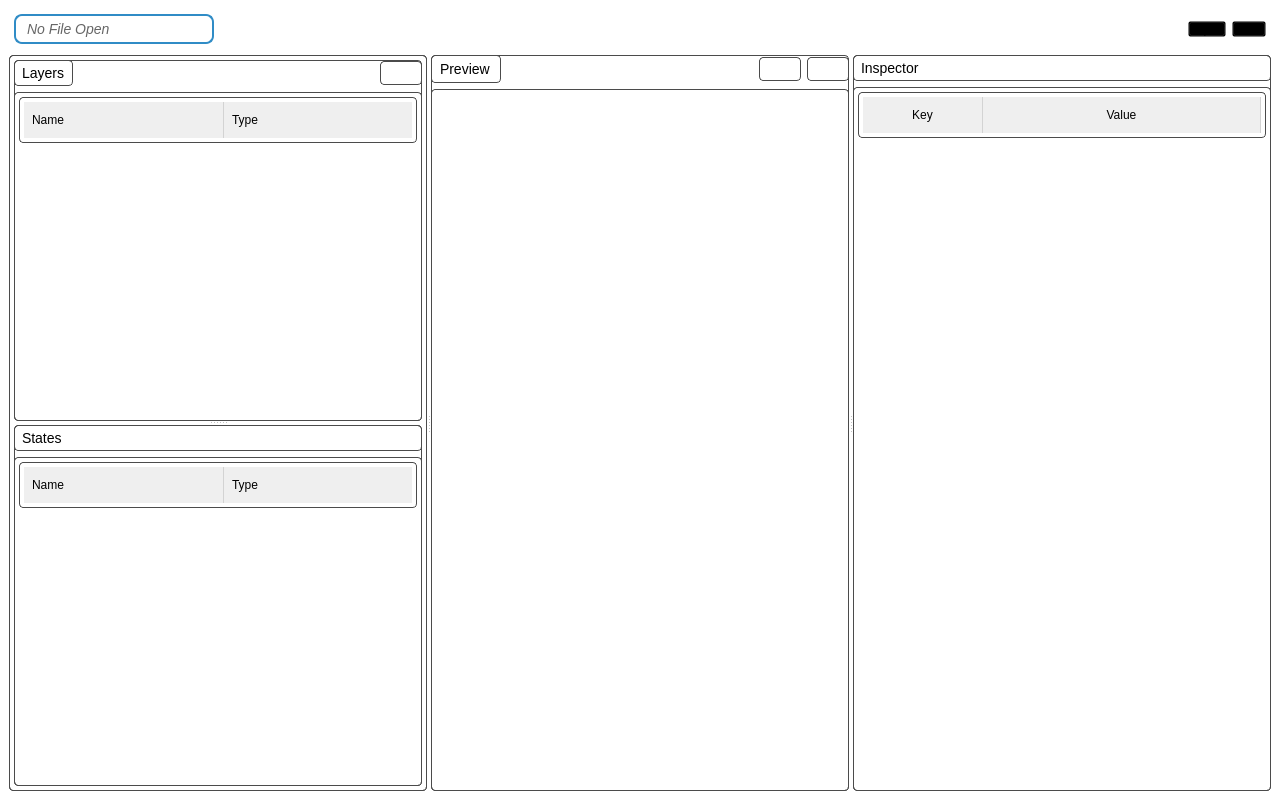
<?xml version="1.0" encoding="UTF-8"?>
<ui version="4.0">
 <class>OpenPoster</class>
 <widget class="QMainWindow" name="OpenPoster">
  <property name="geometry">
   <rect>
    <x>0</x>
    <y>0</y>
    <width>1280</width>
    <height>800</height>
   </rect>
  </property>
  <property name="sizePolicy">
   <sizepolicy hsizetype="Expanding" vsizetype="Expanding">
    <horstretch>0</horstretch>
    <verstretch>0</verstretch>
   </sizepolicy>
  </property>
  <property name="minimumSize">
   <size>
    <width>1280</width>
    <height>800</height>
   </size>
  </property>
  <property name="palette">
   <palette>
    <active>
     <colorrole role="WindowText">
      <brush brushstyle="SolidPattern">
       <color alpha="255">
        <red>255</red>
        <green>255</green>
        <blue>255</blue>
       </color>
      </brush>
     </colorrole>
     <colorrole role="Button">
      <brush brushstyle="SolidPattern">
       <color alpha="0">
        <red>0</red>
        <green>0</green>
        <blue>0</blue>
       </color>
      </brush>
     </colorrole>
     <colorrole role="Text">
      <brush brushstyle="SolidPattern">
       <color alpha="255">
        <red>255</red>
        <green>255</green>
        <blue>255</blue>
       </color>
      </brush>
     </colorrole>
     <colorrole role="ButtonText">
      <brush brushstyle="SolidPattern">
       <color alpha="255">
        <red>255</red>
        <green>255</green>
        <blue>255</blue>
       </color>
      </brush>
     </colorrole>
     <colorrole role="Base">
      <brush brushstyle="SolidPattern">
       <color alpha="0">
        <red>0</red>
        <green>0</green>
        <blue>0</blue>
       </color>
      </brush>
     </colorrole>
     <colorrole role="Window">
      <brush brushstyle="SolidPattern">
       <color alpha="0">
        <red>0</red>
        <green>0</green>
        <blue>0</blue>
       </color>
      </brush>
     </colorrole>
     <colorrole role="PlaceholderText">
      <brush brushstyle="SolidPattern">
       <color alpha="128">
        <red>255</red>
        <green>255</green>
        <blue>255</blue>
       </color>
      </brush>
     </colorrole>
    </active>
    <inactive>
     <colorrole role="WindowText">
      <brush brushstyle="SolidPattern">
       <color alpha="255">
        <red>255</red>
        <green>255</green>
        <blue>255</blue>
       </color>
      </brush>
     </colorrole>
     <colorrole role="Button">
      <brush brushstyle="SolidPattern">
       <color alpha="0">
        <red>0</red>
        <green>0</green>
        <blue>0</blue>
       </color>
      </brush>
     </colorrole>
     <colorrole role="Text">
      <brush brushstyle="SolidPattern">
       <color alpha="255">
        <red>255</red>
        <green>255</green>
        <blue>255</blue>
       </color>
      </brush>
     </colorrole>
     <colorrole role="ButtonText">
      <brush brushstyle="SolidPattern">
       <color alpha="255">
        <red>255</red>
        <green>255</green>
        <blue>255</blue>
       </color>
      </brush>
     </colorrole>
     <colorrole role="Base">
      <brush brushstyle="SolidPattern">
       <color alpha="0">
        <red>0</red>
        <green>0</green>
        <blue>0</blue>
       </color>
      </brush>
     </colorrole>
     <colorrole role="Window">
      <brush brushstyle="SolidPattern">
       <color alpha="0">
        <red>0</red>
        <green>0</green>
        <blue>0</blue>
       </color>
      </brush>
     </colorrole>
     <colorrole role="PlaceholderText">
      <brush brushstyle="SolidPattern">
       <color alpha="128">
        <red>255</red>
        <green>255</green>
        <blue>255</blue>
       </color>
      </brush>
     </colorrole>
    </inactive>
    <disabled>
     <colorrole role="WindowText">
      <brush brushstyle="SolidPattern">
       <color alpha="255">
        <red>255</red>
        <green>255</green>
        <blue>255</blue>
       </color>
      </brush>
     </colorrole>
     <colorrole role="Button">
      <brush brushstyle="SolidPattern">
       <color alpha="0">
        <red>0</red>
        <green>0</green>
        <blue>0</blue>
       </color>
      </brush>
     </colorrole>
     <colorrole role="Text">
      <brush brushstyle="SolidPattern">
       <color alpha="255">
        <red>255</red>
        <green>255</green>
        <blue>255</blue>
       </color>
      </brush>
     </colorrole>
     <colorrole role="ButtonText">
      <brush brushstyle="SolidPattern">
       <color alpha="255">
        <red>255</red>
        <green>255</green>
        <blue>255</blue>
       </color>
      </brush>
     </colorrole>
     <colorrole role="Base">
      <brush brushstyle="SolidPattern">
       <color alpha="0">
        <red>0</red>
        <green>0</green>
        <blue>0</blue>
       </color>
      </brush>
     </colorrole>
     <colorrole role="Window">
      <brush brushstyle="SolidPattern">
       <color alpha="0">
        <red>0</red>
        <green>0</green>
        <blue>0</blue>
       </color>
      </brush>
     </colorrole>
     <colorrole role="PlaceholderText">
      <brush brushstyle="SolidPattern">
       <color alpha="128">
        <red>255</red>
        <green>255</green>
        <blue>255</blue>
       </color>
      </brush>
     </colorrole>
    </disabled>
   </palette>
  </property>
  <property name="windowTitle">
   <string notr="true">OpenPoster</string>
  </property>
  <property name="styleSheet">
   <string notr="true">QWidget {
    color: palette(text);
    background-color: transparent;
	spacing: 0px;
}

QWidget:focus {
    outline: none;
}

QWidget [cls=central] {
    background-color: palette(base);
	border-radius: 0px;
	border: 1px solid palette(mid);
}

QLabel {
    font-size: 14px;
}

QToolButton {
    background-color: palette(button);
    border: none;
    color: palette(text);
    font-size: 14px;
	min-height: 35px;
	icon-size: 16px;
	padding-left: 10px;
	padding-right: 10px;
	border-radius: 8px;
}

QToolButton[cls=sidebarBtn] {
    background-color: transparent;
	icon-size: 24px;
}

QToolButton:pressed {
    background-color: palette(dark);
    color: palette(text);
}

QToolButton:checked {
    background-color: palette(highlight);
    color: palette(highlighted-text);
}

QCheckBox {
	spacing: 8px;
	font-size: 14px;
}

QRadioButton {
	spacing: 8px;
	font-size: 14px;
}

QLineEdit {
	border: none;
	background-color: transparent;
	color: palette(text);
	font-size: 14px;
}

QScrollBar:vertical {
    background: transparent;
    width: 8px;
}

QScrollBar:horizontal {
    background: transparent;
    height: 8px;
}

QScrollBar::handle {
    background: palette(mid);
    border-radius: 4px;
}

QScrollBar::handle:pressed {
    background: palette(dark);
}

QScrollBar::add-line,
QScrollBar::sub-line {
    background: none;
}

QScrollBar::add-page,
QScrollBar::sub-page {
    background: none;
}

QSlider::groove:horizontal {
    background-color: palette(mid);
    height: 4px;
	border-radius: 2px;
}

QSlider::handle:horizontal {
    background-color: palette(dark);
    width: 8px;
    margin: -8px 0;
    border-radius: 4px;
}

QSlider::handle:horizontal:pressed {
    background-color: palette(highlight);
}

QSlider::tick:horizontal {
    background-color: palette(dark);
    width: 1px;
}

QHeaderView::section {
    background-color: palette(button);
    color: palette(text);
    padding: 8px;
    border: none;
    border-right: 1px solid rgba(120, 120, 120, 60);
    border-bottom: none;
    height: 30px;
}

QTableView, QTreeView {
    border: none;
    selection-background-color: palette(highlight);
    selection-color: palette(highlighted-text);
}

QTreeView::item {
    min-height: 30px;
    padding: 2px;
}

QPushButton, QLabel[clickable=&quot;true&quot;] {
    border-radius: 6px;
    padding: 5px 10px;
}

QLabel[objectName=&quot;previewLabel&quot;] {
    font-size: 14px; 
    padding: 5px;
}

QPushButton[objectName=&quot;editButton&quot;] {
    border: none; 
    background-color: transparent;
}

QPushButton[objectName=&quot;editButton&quot;]:hover {
    background-color: rgba(128, 128, 128, 30);
    border-radius: 20px;
}

QPushButton[objectName=&quot;editButton&quot;]:checked {
    background-color: rgba(0, 120, 215, 50);
    border-radius: 20px;
}

QPushButton[objectName=&quot;playButton&quot;] {
    border: none; 
    background-color: transparent;
}

QPushButton[objectName=&quot;playButton&quot;]:hover {
    background-color: rgba(128, 128, 128, 50);
    border-radius: 20px;
}

QPushButton[objectName=&quot;settingsButton&quot;] {
    border: none; 
    background-color: transparent;
}

QPushButton[objectName=&quot;settingsButton&quot;]:hover {
    background-color: rgba(128, 128, 128, 30);
    border-radius: 20px;
}

QPushButton[objectName=&quot;exportButton&quot;] {
    border: 1px solid gray;
    border-radius: 8px;
    padding: 5px 10px;
}

QPushButton[objectName=&quot;exportButton&quot;]:hover {
    background-color: rgba(128, 128, 128, 30);
}

QTableWidget {
    border: none;
    background-color: transparent;
    gridline-color: transparent;
}

QTableWidget::item { 
    padding: 8px;
    min-height: 30px;
}

QTableWidget::item:first-column {
    border-right: 1px solid rgba(120, 120, 120, 60);
}
</string>
  </property>
  <widget class="QWidget" name="centralwidget">
   <property name="sizePolicy">
    <sizepolicy hsizetype="Expanding" vsizetype="Expanding">
     <horstretch>0</horstretch>
     <verstretch>0</verstretch>
    </sizepolicy>
   </property>
   <layout class="QVBoxLayout" name="verticalLayout">
    <item>
     <widget class="QWidget" name="headerWidget" native="true">
      <property name="maximumSize">
       <size>
        <width>16777215</width>
        <height>40</height>
       </size>
      </property>
      <layout class="QHBoxLayout" name="horizontalLayout_header">
       <property name="leftMargin">
        <number>5</number>
       </property>
       <property name="topMargin">
        <number>5</number>
       </property>
       <property name="rightMargin">
        <number>5</number>
       </property>
       <property name="bottomMargin">
        <number>5</number>
       </property>
       <item>
        <widget class="QLabel" name="filename">
         <property name="minimumSize">
          <size>
           <width>200</width>
           <height>28</height>
          </size>
         </property>
         <property name="cursor">
          <cursorShape>PointingHandCursor</cursorShape>
         </property>
         <property name="styleSheet">
          <string notr="true">border: 1.5px solid palette(highlight); border-radius: 8px; padding: 3px 8px; color: #666666; font-style: italic;</string>
         </property>
         <property name="text">
          <string>No File Open</string>
         </property>
         <property name="fixedHeight" stdset="0">
          <number>30</number>
         </property>
        </widget>
       </item>
       <item>
        <spacer name="horizontalSpacer">
         <property name="orientation">
          <enum>Qt::Orientation::Horizontal</enum>
         </property>
         <property name="sizeHint" stdset="0">
          <size>
           <width>40</width>
           <height>20</height>
          </size>
         </property>
        </spacer>
       </item>
       <item>
        <widget class="QPushButton" name="exportButton">
         <property name="toolTip">
          <string>Export</string>
         </property>
         <property name="text">
          <string>Export</string>
         </property>
         <property name="iconSize">
          <size>
           <width>18</width>
           <height>18</height>
          </size>
         </property>
         <property name="fixedHeight" stdset="0">
          <number>30</number>
         </property>
        </widget>
       </item>
       <item>
        <widget class="QPushButton" name="settingsButton">
         <property name="toolTip">
          <string>Settings</string>
         </property>
         <property name="iconSize">
          <size>
           <width>18</width>
           <height>18</height>
          </size>
         </property>
         <property name="fixedSize" stdset="0">
          <size>
           <width>30</width>
           <height>30</height>
          </size>
         </property>
        </widget>
       </item>
      </layout>
     </widget>
    </item>
    <item>
     <widget class="QSplitter" name="mainSplitter">
      <property name="orientation">
       <enum>Qt::Orientation::Horizontal</enum>
      </property>
      <widget class="QWidget" name="layersWidget" native="true">
       <property name="minimumSize">
        <size>
         <width>250</width>
         <height>0</height>
        </size>
       </property>
       <property name="styleSheet">
        <string notr="true">border: 1px solid #4B4B4B; border-radius: 4px; padding: 4px;</string>
       </property>
       <layout class="QVBoxLayout" name="layersLayout">
        <property name="spacing">
         <number>0</number>
        </property>
        <property name="leftMargin">
         <number>0</number>
        </property>
        <property name="topMargin">
         <number>0</number>
        </property>
        <property name="rightMargin">
         <number>0</number>
        </property>
        <property name="bottomMargin">
         <number>0</number>
        </property>
        <item>
         <widget class="QSplitter" name="layersSplitter">
          <property name="orientation">
           <enum>Qt::Orientation::Vertical</enum>
          </property>
          <widget class="QWidget" name="layersSection" native="true">
           <layout class="QVBoxLayout" name="layersSectionLayout">
            <item>
             <layout class="QHBoxLayout" name="layersHeaderLayout">
              <item>
               <widget class="QLabel" name="layersLabel">
                <property name="text">
                 <string>Layers</string>
                </property>
               </widget>
              </item>
              <item>
               <spacer name="horizontalSpacer_2">
                <property name="orientation">
                 <enum>Qt::Orientation::Horizontal</enum>
                </property>
                <property name="sizeHint" stdset="0">
                 <size>
                  <width>40</width>
                  <height>20</height>
                 </size>
                </property>
               </spacer>
              </item>
              <item>
               <widget class="QPushButton" name="addButton">
                <property name="enabled">
                 <bool>false</bool>
                </property>
                <property name="mouseTracking">
                 <bool>true</bool>
                </property>
                <property name="toolTip">
                 <string>Add a new layer</string>
                </property>
                <property name="iconSize">
                 <size>
                  <width>24</width>
                  <height>24</height>
                 </size>
                </property>
               </widget>
              </item>
             </layout>
            </item>
            <item>
             <widget class="QTreeWidget" name="treeWidget">
              <property name="horizontalScrollBarPolicy">
               <enum>Qt::ScrollBarPolicy::ScrollBarAlwaysOff</enum>
              </property>
              <property name="iconSize">
               <size>
                <width>24</width>
                <height>24</height>
               </size>
              </property>
              <property name="indentation">
               <number>20</number>
              </property>
              <property name="uniformRowHeights">
               <bool>true</bool>
              </property>
              <property name="columnCount">
               <number>3</number>
              </property>
              <attribute name="headerVisible">
               <bool>true</bool>
              </attribute>
              <attribute name="headerMinimumSectionSize">
               <number>100</number>
              </attribute>
              <attribute name="headerDefaultSectionSize">
               <number>200</number>
              </attribute>
              <attribute name="headerHighlightSections">
               <bool>true</bool>
              </attribute>
              <attribute name="headerStretchLastSection">
               <bool>true</bool>
              </attribute>
              <column>
               <property name="text">
                <string>Name</string>
               </property>
              </column>
              <column>
               <property name="text">
                <string>Type</string>
               </property>
              </column>
              <column>
               <property name="text">
                <string>ID</string>
               </property>
              </column>
             </widget>
            </item>
           </layout>
          </widget>
          <widget class="QWidget" name="statesSection" native="true">
           <layout class="QVBoxLayout" name="statesSectionLayout">
            <item>
             <widget class="QLabel" name="statesLabel">
              <property name="text">
               <string>States</string>
              </property>
             </widget>
            </item>
            <item>
             <widget class="QTreeWidget" name="statesTreeWidget">
              <property name="horizontalScrollBarPolicy">
               <enum>Qt::ScrollBarPolicy::ScrollBarAlwaysOff</enum>
              </property>
              <property name="iconSize">
               <size>
                <width>24</width>
                <height>24</height>
               </size>
              </property>
              <property name="indentation">
               <number>20</number>
              </property>
              <property name="uniformRowHeights">
               <bool>true</bool>
              </property>
              <property name="columnCount">
               <number>3</number>
              </property>
              <attribute name="headerVisible">
               <bool>true</bool>
              </attribute>
              <attribute name="headerMinimumSectionSize">
               <number>100</number>
              </attribute>
              <attribute name="headerDefaultSectionSize">
               <number>200</number>
              </attribute>
              <attribute name="headerHighlightSections">
               <bool>true</bool>
              </attribute>
              <attribute name="headerStretchLastSection">
               <bool>true</bool>
              </attribute>
              <column>
               <property name="text">
                <string>Name</string>
               </property>
              </column>
              <column>
               <property name="text">
                <string>Type</string>
               </property>
              </column>
              <column>
               <property name="text">
                <string>Value</string>
               </property>
              </column>
             </widget>
            </item>
           </layout>
          </widget>
         </widget>
        </item>
       </layout>
      </widget>
      <widget class="QWidget" name="previewWidget" native="true">
       <property name="minimumSize">
        <size>
         <width>400</width>
         <height>0</height>
        </size>
       </property>
       <property name="styleSheet">
        <string notr="true">border: 1px solid #4B4B4B; border-radius: 4px; padding: 4px;</string>
       </property>
       <layout class="QVBoxLayout" name="previewLayout">
        <item>
         <layout class="QHBoxLayout" name="previewHeaderLayout_ui">
          <item>
           <widget class="QLabel" name="previewLabel">
            <property name="styleSheet">
             <string>font-size: 14px; padding: 5px;</string>
            </property>
            <property name="text">
             <string>Preview</string>
            </property>
           </widget>
          </item>
          <item>
           <spacer name="previewHeaderSpacer">
            <property name="orientation">
             <enum>Qt::Orientation::Horizontal</enum>
            </property>
            <property name="sizeHint" stdset="0">
             <size>
              <width>40</width>
              <height>20</height>
             </size>
            </property>
           </spacer>
          </item>
          <item>
           <widget class="QPushButton" name="editButton">
            <property name="toolTip">
             <string>Toggle Edit Mode</string>
            </property>
            <property name="iconSize">
             <size>
              <width>24</width>
              <height>24</height>
             </size>
            </property>
            <property name="checkable">
             <bool>true</bool>
            </property>
            <property name="fixedSize" stdset="0">
             <size>
              <width>40</width>
              <height>40</height>
             </size>
            </property>
           </widget>
          </item>
          <item>
           <widget class="QPushButton" name="playButton">
            <property name="toolTip">
             <string>Play/Pause Animations</string>
            </property>
            <property name="iconSize">
             <size>
              <width>32</width>
              <height>32</height>
             </size>
            </property>
            <property name="fixedSize" stdset="0">
             <size>
              <width>40</width>
              <height>40</height>
             </size>
            </property>
           </widget>
          </item>
         </layout>
        </item>
        <item>
         <widget class="CustomGraphicsView" name="graphicsView">
          <property name="cursor" stdset="0">
           <cursorShape>OpenHandCursor</cursorShape>
          </property>
          <property name="renderHints">
           <set>QPainter::RenderHint::Antialiasing|QPainter::RenderHint::SmoothPixmapTransform</set>
          </property>
          <property name="transformationAnchor">
           <enum>QGraphicsView::ViewportAnchor::AnchorUnderMouse</enum>
          </property>
          <property name="resizeAnchor">
           <enum>QGraphicsView::ViewportAnchor::AnchorUnderMouse</enum>
          </property>
          <property name="viewportUpdateMode">
           <enum>QGraphicsView::ViewportUpdateMode::FullViewportUpdate</enum>
          </property>
         </widget>
        </item>
       </layout>
      </widget>
      <widget class="QWidget" name="inspectorWidget" native="true">
       <property name="minimumSize">
        <size>
         <width>250</width>
         <height>0</height>
        </size>
       </property>
       <property name="styleSheet">
        <string notr="true">border: 1px solid #4B4B4B; border-radius: 4px; padding: 4px;</string>
       </property>
       <layout class="QVBoxLayout" name="inspectorLayout">
        <item>
         <widget class="QLabel" name="inspectorLabel">
          <property name="text">
           <string>Inspector</string>
          </property>
         </widget>
        </item>
        <item>
         <widget class="QTableWidget" name="tableWidget">
          <property name="frameShape">
           <enum>QFrame::Shape::NoFrame</enum>
          </property>
          <property name="frameShadow">
           <enum>QFrame::Shadow::Plain</enum>
          </property>
          <property name="showGrid">
           <bool>false</bool>
          </property>
          <property name="columnCount">
           <number>2</number>
          </property>
          <attribute name="horizontalHeaderMinimumSectionSize">
           <number>100</number>
          </attribute>
          <attribute name="horizontalHeaderDefaultSectionSize">
           <number>120</number>
          </attribute>
          <attribute name="horizontalHeaderStretchLastSection">
           <bool>true</bool>
          </attribute>
          <attribute name="verticalHeaderVisible">
           <bool>false</bool>
          </attribute>
          <attribute name="verticalHeaderMinimumSectionSize">
           <number>25</number>
          </attribute>
          <attribute name="verticalHeaderDefaultSectionSize">
           <number>30</number>
          </attribute>
          <column>
           <property name="text">
            <string>Key</string>
           </property>
          </column>
          <column>
           <property name="text">
            <string>Value</string>
           </property>
          </column>
         </widget>
        </item>
       </layout>
      </widget>
     </widget>
    </item>
   </layout>
  </widget>
 </widget>
 <customwidgets>
  <customwidget>
   <class>CustomGraphicsView</class>
   <extends>QGraphicsView</extends>
   <header>gui.custom_widgets</header>
  </customwidget>
 </customwidgets>
 <resources/>
 <connections/>
</ui>
